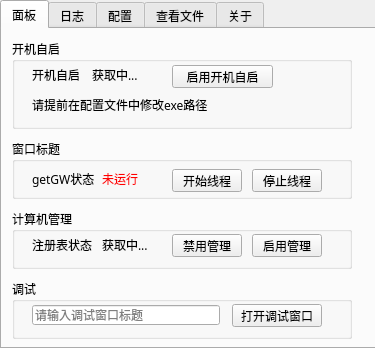
<?xml version="1.0" encoding="UTF-8"?>
<ui version="4.0">
 <class>Form</class>
 <widget class="QWidget" name="Form">
  <property name="geometry">
   <rect>
    <x>0</x>
    <y>0</y>
    <width>375</width>
    <height>348</height>
   </rect>
  </property>
  <property name="font">
   <font>
    <family>微软雅黑</family>
   </font>
  </property>
  <property name="windowTitle">
   <string>AntiZTools</string>
  </property>
  <widget class="QTabWidget" name="tabWidget">
   <property name="geometry">
    <rect>
     <x>0</x>
     <y>0</y>
     <width>377</width>
     <height>349</height>
    </rect>
   </property>
   <property name="acceptDrops">
    <bool>true</bool>
   </property>
   <property name="autoFillBackground">
    <bool>false</bool>
   </property>
   <property name="styleSheet">
    <string notr="true"/>
   </property>
   <property name="tabPosition">
    <enum>QTabWidget::North</enum>
   </property>
   <property name="currentIndex">
    <number>0</number>
   </property>
   <property name="tabsClosable">
    <bool>false</bool>
   </property>
   <property name="tabBarAutoHide">
    <bool>false</bool>
   </property>
   <widget class="QWidget" name="tab_run">
    <attribute name="title">
     <string>面板</string>
    </attribute>
    <widget class="QGroupBox" name="testBox">
     <property name="geometry">
      <rect>
       <x>10</x>
       <y>110</y>
       <width>340</width>
       <height>60</height>
      </rect>
     </property>
     <property name="title">
      <string>窗口标题</string>
     </property>
     <widget class="QPushButton" name="titleBtn">
      <property name="geometry">
       <rect>
        <x>160</x>
        <y>30</y>
        <width>70</width>
        <height>23</height>
       </rect>
      </property>
      <property name="text">
       <string>开始线程</string>
      </property>
     </widget>
     <widget class="QLabel" name="label_7">
      <property name="geometry">
       <rect>
        <x>20</x>
        <y>30</y>
        <width>70</width>
        <height>20</height>
       </rect>
      </property>
      <property name="text">
       <string>getGW状态</string>
      </property>
     </widget>
     <widget class="QLabel" name="getgwstatus">
      <property name="geometry">
       <rect>
        <x>90</x>
        <y>30</y>
        <width>54</width>
        <height>20</height>
       </rect>
      </property>
      <property name="styleSheet">
       <string notr="true">color:red</string>
      </property>
      <property name="text">
       <string>未运行</string>
      </property>
     </widget>
     <widget class="QPushButton" name="stopGetGWThread">
      <property name="geometry">
       <rect>
        <x>240</x>
        <y>30</y>
        <width>70</width>
        <height>23</height>
       </rect>
      </property>
      <property name="text">
       <string>停止线程</string>
      </property>
     </widget>
    </widget>
    <widget class="QGroupBox" name="AutoStartBox">
     <property name="geometry">
      <rect>
       <x>10</x>
       <y>10</y>
       <width>340</width>
       <height>90</height>
      </rect>
     </property>
     <property name="title">
      <string>开机自启</string>
     </property>
     <widget class="QPushButton" name="enableAutoStart">
      <property name="geometry">
       <rect>
        <x>160</x>
        <y>26</y>
        <width>101</width>
        <height>23</height>
       </rect>
      </property>
      <property name="text">
       <string>启用开机自启</string>
      </property>
     </widget>
     <widget class="QLabel" name="AutoStart">
      <property name="geometry">
       <rect>
        <x>20</x>
        <y>30</y>
        <width>54</width>
        <height>12</height>
       </rect>
      </property>
      <property name="text">
       <string>开机自启</string>
      </property>
     </widget>
     <widget class="QLabel" name="AutoStartLabel">
      <property name="geometry">
       <rect>
        <x>80</x>
        <y>30</y>
        <width>54</width>
        <height>12</height>
       </rect>
      </property>
      <property name="text">
       <string>获取中...</string>
      </property>
     </widget>
     <widget class="QLabel" name="AutoStartTipLabel">
      <property name="geometry">
       <rect>
        <x>20</x>
        <y>60</y>
        <width>310</width>
        <height>12</height>
       </rect>
      </property>
      <property name="text">
       <string>请提前在配置文件中修改exe路径</string>
      </property>
     </widget>
    </widget>
    <widget class="QGroupBox" name="groupBox">
     <property name="geometry">
      <rect>
       <x>10</x>
       <y>180</y>
       <width>340</width>
       <height>60</height>
      </rect>
     </property>
     <property name="title">
      <string>计算机管理</string>
     </property>
     <widget class="QLabel" name="label_8">
      <property name="geometry">
       <rect>
        <x>20</x>
        <y>30</y>
        <width>70</width>
        <height>12</height>
       </rect>
      </property>
      <property name="text">
       <string>注册表状态</string>
      </property>
     </widget>
     <widget class="QLabel" name="controllerStatus">
      <property name="geometry">
       <rect>
        <x>90</x>
        <y>30</y>
        <width>50</width>
        <height>12</height>
       </rect>
      </property>
      <property name="styleSheet">
       <string notr="true"/>
      </property>
      <property name="text">
       <string>获取中...</string>
      </property>
     </widget>
     <widget class="QPushButton" name="disableController">
      <property name="geometry">
       <rect>
        <x>160</x>
        <y>25</y>
        <width>70</width>
        <height>23</height>
       </rect>
      </property>
      <property name="text">
       <string>禁用管理</string>
      </property>
     </widget>
     <widget class="QPushButton" name="enableController">
      <property name="geometry">
       <rect>
        <x>240</x>
        <y>25</y>
        <width>70</width>
        <height>23</height>
       </rect>
      </property>
      <property name="text">
       <string>启用管理</string>
      </property>
     </widget>
    </widget>
    <widget class="QGroupBox" name="groupBox_2">
     <property name="geometry">
      <rect>
       <x>10</x>
       <y>250</y>
       <width>340</width>
       <height>60</height>
      </rect>
     </property>
     <property name="title">
      <string>调试</string>
     </property>
     <widget class="QPushButton" name="openDebugForm">
      <property name="geometry">
       <rect>
        <x>220</x>
        <y>25</y>
        <width>90</width>
        <height>23</height>
       </rect>
      </property>
      <property name="text">
       <string>打开调试窗口</string>
      </property>
     </widget>
     <widget class="QLineEdit" name="debugFormTitle">
      <property name="geometry">
       <rect>
        <x>20</x>
        <y>26</y>
        <width>188</width>
        <height>20</height>
       </rect>
      </property>
      <property name="placeholderText">
       <string>请输入调试窗口标题</string>
      </property>
     </widget>
    </widget>
   </widget>
   <widget class="QWidget" name="tab_log">
    <attribute name="title">
     <string>日志</string>
    </attribute>
    <widget class="QTextBrowser" name="logTextarea">
     <property name="geometry">
      <rect>
       <x>6</x>
       <y>6</y>
       <width>359</width>
       <height>133</height>
      </rect>
     </property>
     <property name="placeholderText">
      <string>暂无...</string>
     </property>
    </widget>
    <widget class="QPushButton" name="clearLogsBtn">
     <property name="geometry">
      <rect>
       <x>10</x>
       <y>144</y>
       <width>75</width>
       <height>23</height>
      </rect>
     </property>
     <property name="text">
      <string>清空日志</string>
     </property>
    </widget>
    <widget class="QTextBrowser" name="DebugCode">
     <property name="geometry">
      <rect>
       <x>6</x>
       <y>171</y>
       <width>358</width>
       <height>140</height>
      </rect>
     </property>
     <property name="toolTip">
      <string/>
     </property>
     <property name="readOnly">
      <bool>false</bool>
     </property>
     <property name="placeholderText">
      <string>请输入代码...</string>
     </property>
    </widget>
    <widget class="QPushButton" name="execCode">
     <property name="geometry">
      <rect>
       <x>280</x>
       <y>144</y>
       <width>75</width>
       <height>23</height>
      </rect>
     </property>
     <property name="text">
      <string>主线程执行</string>
     </property>
    </widget>
    <widget class="QPushButton" name="execCode_2">
     <property name="geometry">
      <rect>
       <x>200</x>
       <y>144</y>
       <width>75</width>
       <height>23</height>
      </rect>
     </property>
     <property name="text">
      <string>子线程执行</string>
     </property>
    </widget>
    <widget class="QPushButton" name="debugHelpBtn">
     <property name="geometry">
      <rect>
       <x>90</x>
       <y>144</y>
       <width>75</width>
       <height>23</height>
      </rect>
     </property>
     <property name="text">
      <string>帮助</string>
     </property>
    </widget>
   </widget>
   <widget class="QWidget" name="tab">
    <attribute name="title">
     <string>配置</string>
    </attribute>
    <widget class="QTextBrowser" name="CfgTextarea">
     <property name="geometry">
      <rect>
       <x>6</x>
       <y>7</y>
       <width>359</width>
       <height>278</height>
      </rect>
     </property>
     <property name="readOnly">
      <bool>false</bool>
     </property>
    </widget>
    <widget class="QPushButton" name="saveCfgBtn">
     <property name="geometry">
      <rect>
       <x>279</x>
       <y>289</y>
       <width>75</width>
       <height>23</height>
      </rect>
     </property>
     <property name="text">
      <string>保存</string>
     </property>
    </widget>
    <widget class="QPushButton" name="reCfgBtn">
     <property name="geometry">
      <rect>
       <x>192</x>
       <y>289</y>
       <width>75</width>
       <height>23</height>
      </rect>
     </property>
     <property name="text">
      <string>重置</string>
     </property>
    </widget>
    <widget class="QPushButton" name="acCfgBtn">
     <property name="geometry">
      <rect>
       <x>104</x>
       <y>289</y>
       <width>75</width>
       <height>23</height>
      </rect>
     </property>
     <property name="text">
      <string>补全</string>
     </property>
    </widget>
    <widget class="QPushButton" name="genDESKeyBtn">
     <property name="geometry">
      <rect>
       <x>19</x>
       <y>290</y>
       <width>75</width>
       <height>23</height>
      </rect>
     </property>
     <property name="text">
      <string>生成DESKey</string>
     </property>
    </widget>
   </widget>
   <widget class="QWidget" name="tab_view">
    <attribute name="title">
     <string>查看文件</string>
    </attribute>
    <widget class="QLineEdit" name="filepathInput">
     <property name="geometry">
      <rect>
       <x>7</x>
       <y>6</y>
       <width>266</width>
       <height>20</height>
      </rect>
     </property>
     <property name="placeholderText">
      <string>输入文件地址</string>
     </property>
    </widget>
    <widget class="QPushButton" name="reFileBtn">
     <property name="geometry">
      <rect>
       <x>282</x>
       <y>5</y>
       <width>75</width>
       <height>23</height>
      </rect>
     </property>
     <property name="text">
      <string>加载</string>
     </property>
    </widget>
    <widget class="QTextBrowser" name="viewFileTextarea">
     <property name="geometry">
      <rect>
       <x>6</x>
       <y>34</y>
       <width>359</width>
       <height>250</height>
      </rect>
     </property>
     <property name="readOnly">
      <bool>false</bool>
     </property>
     <property name="html">
      <string>&lt;!DOCTYPE HTML PUBLIC &quot;-//W3C//DTD HTML 4.0//EN&quot; &quot;http://www.w3.org/TR/REC-html40/strict.dtd&quot;&gt;
&lt;html&gt;&lt;head&gt;&lt;meta name=&quot;qrichtext&quot; content=&quot;1&quot; /&gt;&lt;style type=&quot;text/css&quot;&gt;
p, li { white-space: pre-wrap; }
&lt;/style&gt;&lt;/head&gt;&lt;body style=&quot; font-family:'微软雅黑'; font-size:9pt; font-weight:400; font-style:normal;&quot;&gt;
&lt;p style=&quot;-qt-paragraph-type:empty; margin-top:0px; margin-bottom:0px; margin-left:0px; margin-right:0px; -qt-block-indent:0; text-indent:0px;&quot;&gt;&lt;br /&gt;&lt;/p&gt;&lt;/body&gt;&lt;/html&gt;</string>
     </property>
     <property name="placeholderText">
      <string/>
     </property>
    </widget>
    <widget class="QPushButton" name="saveFileBtn">
     <property name="geometry">
      <rect>
       <x>290</x>
       <y>290</y>
       <width>75</width>
       <height>23</height>
      </rect>
     </property>
     <property name="text">
      <string>保存</string>
     </property>
    </widget>
   </widget>
   <widget class="QWidget" name="tab_about">
    <attribute name="title">
     <string>关于</string>
    </attribute>
    <widget class="QLabel" name="label">
     <property name="geometry">
      <rect>
       <x>20</x>
       <y>10</y>
       <width>190</width>
       <height>30</height>
      </rect>
     </property>
     <property name="font">
      <font>
       <family>微软雅黑</family>
       <pointsize>11</pointsize>
      </font>
     </property>
     <property name="text">
      <string>AntiZTools: 反Z神器</string>
     </property>
    </widget>
    <widget class="QLabel" name="label_2">
     <property name="geometry">
      <rect>
       <x>20</x>
       <y>40</y>
       <width>330</width>
       <height>20</height>
      </rect>
     </property>
     <property name="sizePolicy">
      <sizepolicy hsizetype="Preferred" vsizetype="Preferred">
       <horstretch>0</horstretch>
       <verstretch>0</verstretch>
      </sizepolicy>
     </property>
     <property name="text">
      <string>AntiZTools，由Xzy开发，已在GitHub开源</string>
     </property>
    </widget>
    <widget class="QLabel" name="label_3">
     <property name="geometry">
      <rect>
       <x>20</x>
       <y>80</y>
       <width>54</width>
       <height>12</height>
      </rect>
     </property>
     <property name="text">
      <string>起因：</string>
     </property>
    </widget>
    <widget class="QLabel" name="label_4">
     <property name="geometry">
      <rect>
       <x>20</x>
       <y>100</y>
       <width>54</width>
       <height>20</height>
      </rect>
     </property>
     <property name="text">
      <string>GitHub：</string>
     </property>
    </widget>
    <widget class="QLabel" name="label_5">
     <property name="geometry">
      <rect>
       <x>80</x>
       <y>80</y>
       <width>260</width>
       <height>12</height>
      </rect>
     </property>
     <property name="styleSheet">
      <string notr="true">color: blue;
text-decoration: underline;</string>
     </property>
     <property name="text">
      <string>https://xzynb.top/blog/装逼遭雷劈（4）/</string>
     </property>
    </widget>
    <widget class="QLabel" name="label_6">
     <property name="geometry">
      <rect>
       <x>80</x>
       <y>100</y>
       <width>270</width>
       <height>20</height>
      </rect>
     </property>
     <property name="font">
      <font>
       <family>SimSun-ExtB</family>
       <underline>true</underline>
      </font>
     </property>
     <property name="styleSheet">
      <string notr="true">color: blue;
text-decoration: underline;</string>
     </property>
     <property name="text">
      <string>https://github.com/Gingmzmzx/AntiZTools</string>
     </property>
    </widget>
   </widget>
  </widget>
 </widget>
 <resources/>
 <connections/>
</ui>
